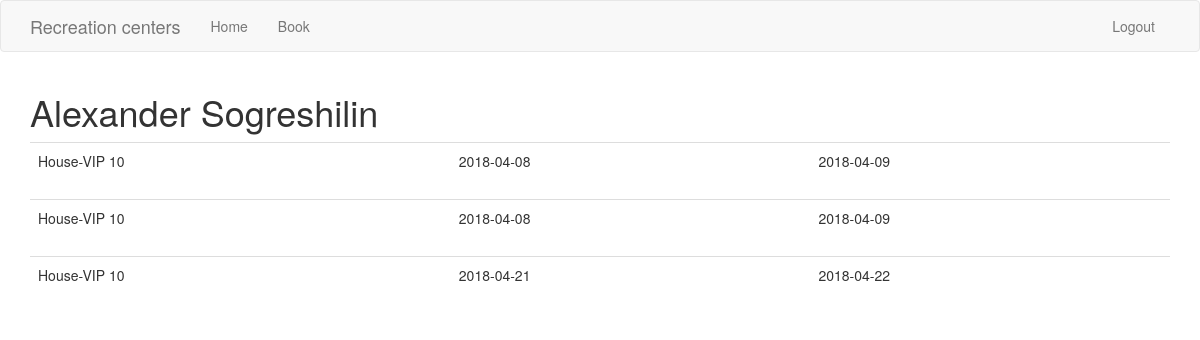
The app's page /profile/orders (signed in) with its own data.
### app/models.py (models this page shows, shortened)
class Client(UserMixin, db.Model):
    __tablename__      = 'client'
    client_id          = db.Column(db.Integer, primary_key=True)
    client_category_id = db.Column(db.String(64), db.ForeignKey('client_category.client_category_id'))
    first_name         = db.Column(db.String(128), index=True, nullable=False)
    last_name          = db.Column(db.String(128), index=True, nullable=False)
    phone_number       = db.Column(db.String(32), index=True)
    email              = db.Column(db.String(128), index=True, nullable=False)
    password_hash      = db.Column(db.String(128))
    orders = db.relationship('Order', backref='client')

class Order(db.Model):
    __tablename__  = 'order'
    order_id       = db.Column(db.Integer, primary_key=True)
    status_id      = db.Column(db.Integer, db.ForeignKey('order_status.status_id'))
    client_id      = db.Column(db.Integer, db.ForeignKey('client.client_id'))
    house_id       = db.Column(db.Integer, db.ForeignKey('house.house_id'))
    house = db.relation('House', backref='orders')
    booking_time   = db.Column(db.DateTime, index=True, default=datetime.utcnow)
    check_in_time  = db.Column(db.DateTime, index=True)
    check_out_time = db.Column(db.DateTime, index=True)

class House(db.Model):
    __tablename__ = 'house'
    house_id = db.Column(db.Integer, primary_key=True)
    name = db.Column(db.String(64), unique=True, nullable=False)
    house_category_id = db.Column(db.Integer, db.ForeignKey('house_category.house_category_id'))
    house_category = db.relationship('HouseCategory', backref='houses')
    def __repr__(self):
        return f'House-{self.name}'

### app/main/routes.py (the view)
@bp.route('/profile/orders')
@login_required
def orders():
    return render_template('main/client_orders.html', client=current_user)

### app/models.py (called while the page is built)
@login.user_loader
def load_user(id):
    return Client.query.get(int(id))

### app/templates/main/client_orders.html
{% extends "base.html" %}
{% import 'bootstrap/wtf.html' as wtf %}
{% block app_content %}
    <h1>{{ client.first_name + " " + client.last_name }}</h1>
    {% if not client.orders %}
        <p>No orders yet</p>
    {% else %}
        {% for order in client.orders %}
            {% include 'main/_order.html' %}
        {% endfor %}
    {% endif %}
{% endblock %}

### app/templates/base.html (shortened to what this page needs)
{% extends 'bootstrap/base.html' %}
{% block navbar %}
    <nav class="navbar navbar-default">
        <div class="container">
            <div class="navbar-header">
                <a class="navbar-brand" href="{{ url_for('main.index') }}">{{ _("Recreation centers") }}</a>
            </div>
            <div class="collapse navbar-collapse" id="bs-example-navbar-collapse-1">
                <ul class="nav navbar-nav">
                    <li><a href="{{ url_for('main.index') }}">{{ _("Home") }}</a></li>
                    {% if current_user.is_authenticated %}
                    <li><a href="{{ url_for('main.order') }}">{{ _("Book") }}</a></li>
                    {% endif %}
                </ul>
                <ul class="nav navbar-nav navbar-right">
                    {% if current_user.is_anonymous %}
                    <li><a href="{{ url_for('auth.login') }}">{{ _("Login") }}</a></li>
                    <li><a href="{{ url_for('auth.register') }}">{{ _("Register") }}</a></li>
                    {% else %}
                    <li><a href="{{ url_for('auth.logout') }}">{{ _("Logout") }}</a></li>
                    {% endif %}
                </ul>
            </div>
        </div>
    </nav>
{% endblock %}
{% block content %}
    <div class="container">
        {% block app_content %}{% endblock %}
    </div>
{% endblock %}

### app/templates/main/_order.html
<table class="table table-hover">
    <tr>
        <td>
            {{ order.house }}
        </td>
        <td>
            {{ order.check_in_time.date() }}
        </td>
        <td>
            {{ order.check_out_time.date() }}
        </td>
    </tr>
</table>

### records on screen
Client: first_name+last_name "Alexander Sogreshilin"
Order: house "House-VIP 10", check_in_time "2018-04-08", check_out_time "2018-04-09"
Order: house "House-VIP 10", check_in_time "2018-04-08", check_out_time "2018-04-09"
Order: house "House-VIP 10", check_in_time "2018-04-21", check_out_time "2018-04-22"
